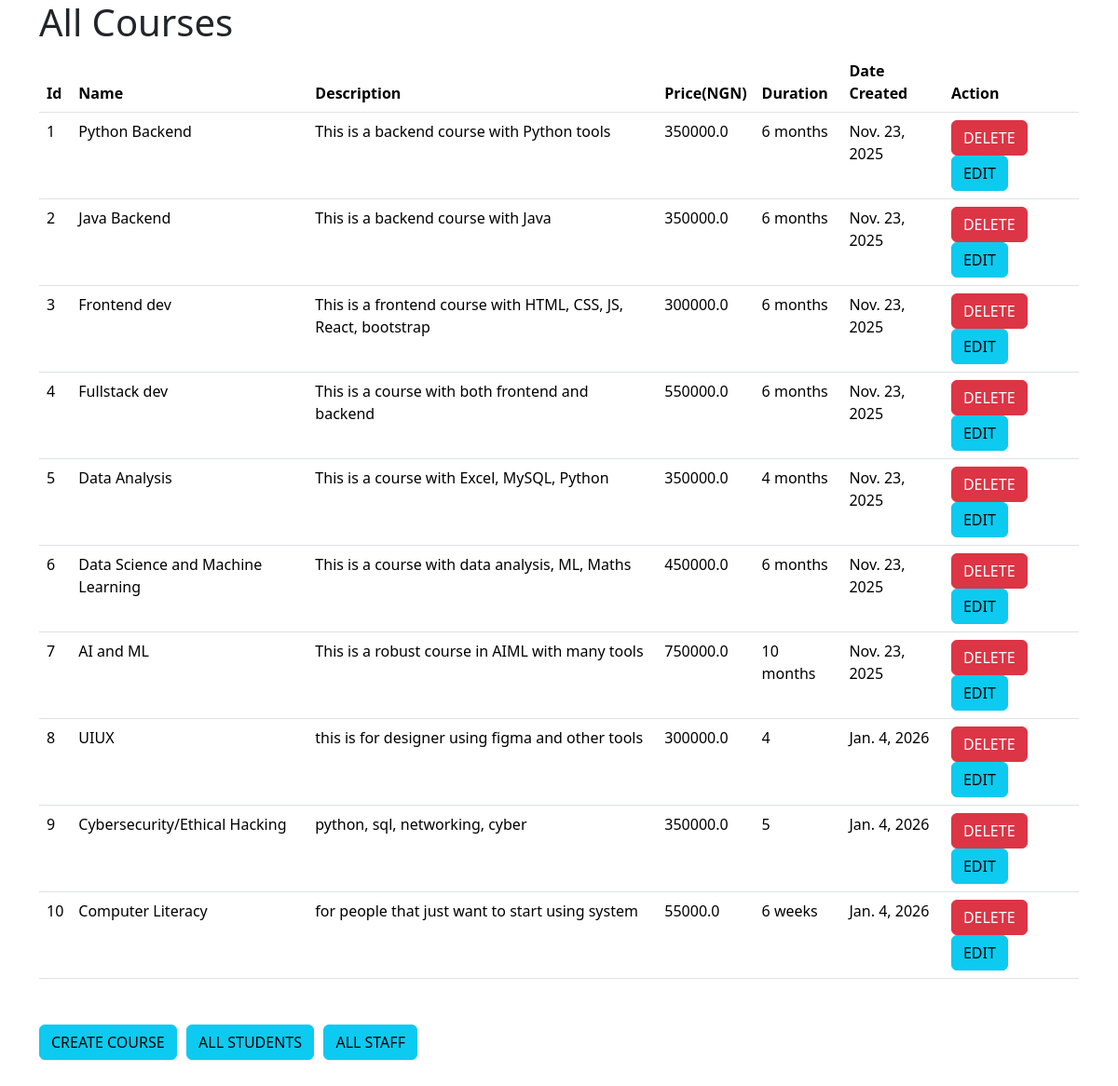
Screenshot of /courses with the database file from the repository.
### courseregapp/models.py (models this page shows, shortened)
class Course(models.Model):
    name = models.CharField(max_length=45)
    description = models.CharField(max_length=45)
    price = models.FloatField()
    duration = models.CharField(max_length=45)
    dateCreated = models.DateField(auto_now_add=True)

### courseregapp/views.py (the view)
# urls.py: path('courses', views.courses, name="courses"),
def courses(request):
    courses = Course.objects.all()
    return render(request, 'allcourses.html', {"courses": courses})

### templates/allcourses.html (shortened to what this page needs)
<!DOCTYPE html>
<html lang="en">
<head>
     <link href="https://cdn.jsdelivr.net/npm/bootstrap@5.3.2/dist/css/bootstrap.min.css" rel="stylesheet"
>
</head>
<body>
<div class="container">
  <div class="row justify-content-center">
    <div class="col-md-12">
  <marquee><h1> All Courses</h1></marquee>
        <table class="table">
          <thead>
            <tr>
                <th scope="col">Id</th>
                <th scope="col">Name</th>
                <th scope="col">Description</th>
                <th scope="col">Price(NGN)</th>
                <th scope="col">Duration</th>
                <th scope="col">Date Created</th>
                <th scope="col">Action</th>
            </tr>
          </thead>
          <tbody>
             {% for course in courses %}
            <tr>
                <td>{{course.id}}</td>
                <td>{{course.name}}</td>
                <td>{{course.description}}</td>
                <td>{{course.price}}</td>
                <td>{{course.duration}}</td>
                <td>{{course.dateCreated}}</td>
                <td><a href="#" class="btn btn-danger">DELETE</a>
                    <a href="#" class="btn btn-info">EDIT</a>
                </td>
            </tr>
            {% endfor %}
          </tbody>
        </table><br>
       <h1>
           <a href="{% url 'home' %}" class="btn btn-info">CREATE COURSE</a>
        <a href="{% url 'students' %}" class="btn btn-info">ALL STUDENTS</a>
        <a href="#" class="btn btn-info">ALL STAFF</a>
       </h1>
        <br><br>
    </div>
  </div>
</div>
</body>
</html>

### rows the page displays
Course: id "1", name "Python Backend", description "This is a backend course with Python tools", price "350000.0", duration "6 months", dateCreated "Nov. 23, 2025"
Course: id "2", name "Java Backend", description "This is a backend course with Java", price "350000.0", duration "6 months", dateCreated "Nov. 23, 2025"
Course: id "3", name "Frontend dev", description "This is a frontend course with HTML, CSS, JS, React, bootstrap", price "300000.0", duration "6 months", dateCreated "Nov. 23, 2025"
Course: id "4", name "Fullstack dev", description "This is a course with both frontend and backend", price "550000.0", duration "6 months", dateCreated "Nov. 23, 2025"
Course: id "5", name "Data Analysis", description "This is a course with Excel, MySQL, Python", price "350000.0", duration "4 months", dateCreated "Nov. 23, 2025"
Course: id "6", name "Data Science and Machine Learning", description "This is a course with data analysis, ML, Maths", price "450000.0", duration "6 months", dateCreated "Nov. 23, 2025"
Course: id "7", name "AI and ML", description "This is a robust course in AIML with many tools", price "750000.0", duration "10 months", dateCreated "Nov. 23, 2025"
Course: id "8", name "UIUX", description "this is for designer using figma and other tools", price "300000.0", duration "4", dateCreated "Jan. 4, 2026"
Course: id "9", name "Cybersecurity/Ethical Hacking", description "python, sql, networking, cyber", price "350000.0", duration "5", dateCreated "Jan. 4, 2026"
Course: id "10", name "Computer Literacy", description "for people that just want to start using system", price "55000.0", duration "6 weeks", dateCreated "Jan. 4, 2026"
